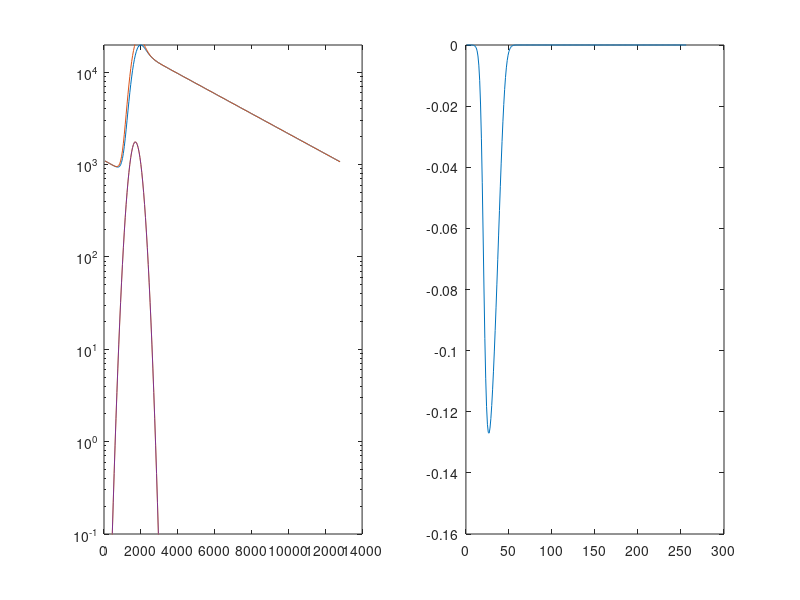

Here is the MATLAB script that generated this plot:
n = 256;
dt = 50;

t = (1:2*n)*dt;

irf_c = 2000;
irf_w = 400;

irf_off = 0;

tau = 4000;
tau_ref = 80;
theta = 200;

t_rep = 12.5e3;

irf_para = exp(-(t-irf_c).^2/irf_w^2) + exp(-(t-irf_c-t_rep).^2/irf_w^2);
irf_para = irf_para/sum(irf_para);

irf_perp = exp(-(t-irf_c-irf_off).^2/irf_w^2) + exp(-(t-irf_c-t_rep-irf_off).^2/irf_w^2);
irf_perp = irf_perp/sum(irf_perp);


It = 10e4 * exp(-t/tau);

I_ref = 10e4 * exp(-t/tau_ref);

r = exp(-t/theta);

para = It .* 1/3 .* (1 + 2 * r);
perp = It .* 1/3 .* (1 - r);

para_c = conv(para,irf_para);
perp_c = conv(perp,irf_perp);


para_ref_c = conv(I_ref,irf_para);
perp_ref_c = conv(I_ref,irf_perp);

para_ref_c = para_ref_c(1:length(irf_para));
perp_ref_c = perp_ref_c(1:length(irf_perp));

para_c = para_c(1:length(irf_para));
perp_c = perp_c(1:length(irf_perp));

%perp_c = interp1(t,perp_c,t+50);

irf_para = irf_para * 5e4;
irf_perp = irf_perp * 5e4;

perp_c = para_c + 3*irf_perp;


sel = (n+1):(2*n);

irf_para = irf_para(sel);
irf_perp = irf_perp(sel);

para_ref_c = para_ref_c(sel);
perp_ref_c = perp_ref_c(sel);

para_c = para_c(sel);
perp_c = perp_c(sel);
t = t(1:n);

subplot(1,2,1)
semilogy(t,[para_c' perp_c' irf_para' irf_perp']);
ylim([0.1 max(para_c)])

subplot(1,2,2)

anis = (para_c - perp_c) ./ (para_c + 2* perp_c);

plot(anis)

%{
folder = 'C:\Users\scw09\Documents\00 Local FLIM Data\2011-06-08 Pol Sim\';



dlmwrite([folder 'decay.txt'],[t' para_c' perp_c']);
dlmwrite([folder 'irf.txt'],[t' irf_para' irf_perp']);
dlmwrite([folder 'ref.txt'],[t' para_ref_c' perp_ref_c']);
%}